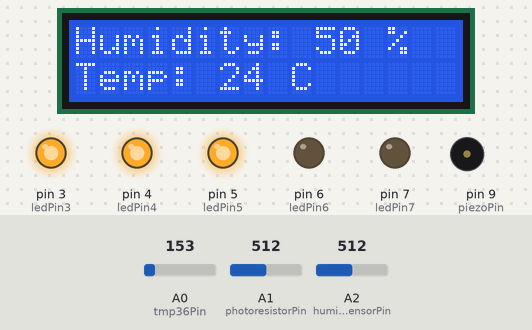
Recording of a sketch running on a simulated Arduino Uno, built with avr-gcc and run on an emulated ATmega328P. On the bench: 16×2 character LCD, output pins drawn as LEDs (lit = HIGH), buzzer (waves = sounding, pin HIGH). The test bench sets the inputs (shaded band); at power-on: A1 (photoresistorPin) = 512, A0 (tmp36Pin) = 153, A2 (humiditySensorPin) = 512.

Above: at 1.2 s.
1.3 s: A1 (photoresistorPin) set to 664
13.6 s: A1 (photoresistorPin) set to 689
At 14.4 s:
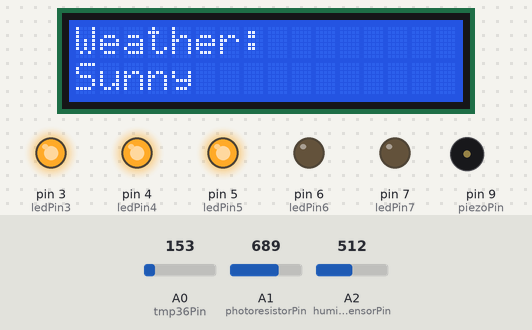
25.7 s: A0 (tmp36Pin) set to 173
At 33.6 s:
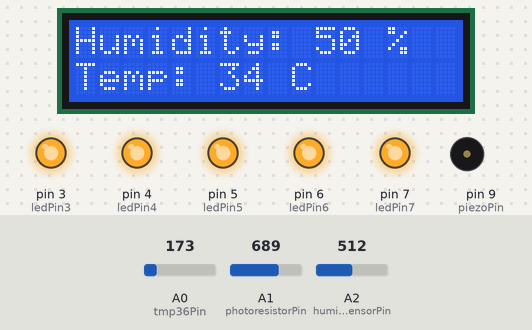
37.7 s: A0 (tmp36Pin) set to 193
At 40.6 s:
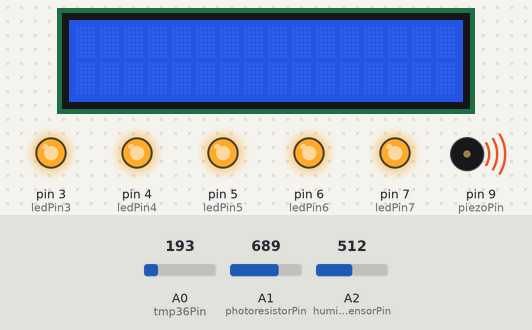
51.5 s: A0 (tmp36Pin) set to 165
At 56.1 s:
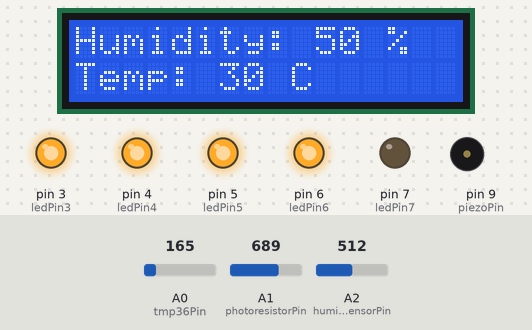
64.8 s: A0 (tmp36Pin) set to 133
At 68.4 s:
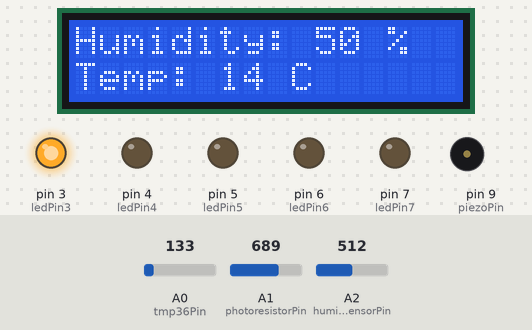
Timing chart, 0 to 69.9 s (numbered marks = the images above; inputs shaded):
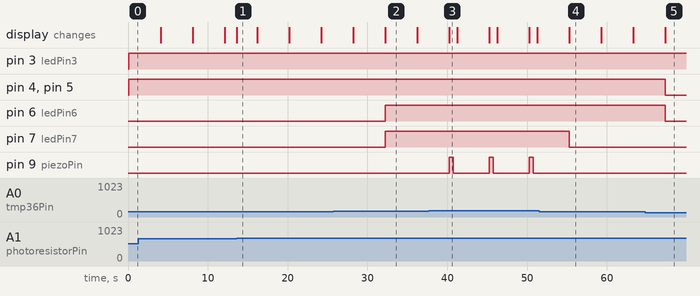

The sketch:

weather_station.ino
```cpp
#include <LiquidCrystal.h>

// RS, E, DB4, DB5, DB6, DB7
LiquidCrystal lcd(8, 2, 10, 11, 12, 13);

const int ledPin3 = 3;
const int ledPin4 = 4;
const int ledPin5 = 5;
const int ledPin6 = 6;
const int ledPin7 = 7;
const int piezoPin = 9;
const int tmp36Pin = A0;
const int photoresistorPin = A1;
const int humiditySensorPin = A2;

int sensorValue;
int sensorLow = 1023;
int sensorHigh = 0;
int photoresistorValue = 0;
int humiditySensorValue = 0;
int humidityPercent = 0;

void setup() {
  Serial.begin(9600);
  pinMode(ledPin3, OUTPUT);
  pinMode(ledPin4, OUTPUT);
  pinMode(ledPin5, OUTPUT);
  pinMode(ledPin6, OUTPUT);
  pinMode(ledPin7, OUTPUT);
  pinMode(piezoPin, OUTPUT);

  lcd.begin(16,2);
}

void loop() {
  float celsius = (analogRead(tmp36Pin) / 1024.0) * 500.0 - 50.0;
  int ledValue = int(celsius);

  photoresistorValue = analogRead(photoresistorPin);
  humiditySensorValue = analogRead(humiditySensorPin);
  humidityPercent = map(humiditySensorValue, sensorHigh, sensorLow, 0, 100);

  if (ledValue < 15){
    digitalWrite(ledPin7, LOW);
    digitalWrite(ledPin6, LOW);
    digitalWrite(ledPin5, LOW);
    digitalWrite(ledPin4, LOW);
    digitalWrite(ledPin3, HIGH);
  }else if (ledValue >= 15 && ledValue < 23){
    digitalWrite(ledPin7, LOW);
    digitalWrite(ledPin6, LOW);
    digitalWrite(ledPin5, LOW);
    digitalWrite(ledPin4, HIGH);
    digitalWrite(ledPin3, HIGH);
  }else if (ledValue >= 23 && ledValue < 28){
    digitalWrite(ledPin7, LOW);
    digitalWrite(ledPin6, LOW);
    digitalWrite(ledPin5, HIGH);
    digitalWrite(ledPin4, HIGH);
    digitalWrite(ledPin3, HIGH);
  }
  else if (ledValue >= 28 && ledValue < 33){
    digitalWrite(ledPin7, LOW);
    digitalWrite(ledPin6, HIGH);
    digitalWrite(ledPin5, HIGH);
    digitalWrite(ledPin4, HIGH);
    digitalWrite(ledPin3, HIGH);
  }
  else{
    digitalWrite(ledPin7, HIGH);
    digitalWrite(ledPin6, HIGH);
    digitalWrite(ledPin5, HIGH);
    digitalWrite(ledPin4, HIGH);
    digitalWrite(ledPin3, HIGH);
  }

  if (ledValue > 38) { // hőmérséklet küszöbértéke
    digitalWrite(piezoPin, HIGH);
    delay(500);
    digitalWrite(piezoPin, LOW);
    delay(500);
  }

  lcd.setCursor(0, 0);
  lcd.print("Humidity: ");
  lcd.print(humidityPercent);
  lcd.print(" %     ");

  lcd.setCursor(0, 1);
  lcd.print("Temp: ");
  lcd.print(ledValue);
  lcd.print(" C  ");

  delay(4000); // várakozás 4 másodpercig
  int startTime = millis(); // elmentjük az indulási időt

  while (millis() - startTime < 4000) { // amíg nem telik el a 4 másodperc
    int photoresistorValue = analogRead(photoresistorPin);
    int mappedPhotoresistorValue = map(photoresistorValue, 0, 1023, 0, 255); // átalakítjuk a 0-1023-as értéket 0-255-ös skálára
    lcd.clear();
    lcd.setCursor(0, 0);
    lcd.print("Weather:");
    if (mappedPhotoresistorValue < 85) {
      lcd.setCursor(0, 1);
      lcd.print("Cloudy");
    } else if (mappedPhotoresistorValue >= 85 && mappedPhotoresistorValue < 170) {
      lcd.setCursor(0, 1);
      lcd.print("Scattered clouds");
    } else {
      lcd.setCursor(0, 1);
      lcd.print("Sunny");
    }
    delay(500); // várakozás fél másodpercig, hogy ne frissüljön túl gyorsan
  }
  lcd.clear(); // töröljük a kijelzőt
}
```

Measured:
- the behaviour switches between 681 and 682 on A1 (photoresistorPin) (found by bisection; images 0 and 1)
- the behaviour switches between 182 and 183 on A0 (tmp36Pin) (found by bisection; images 2 and 3)
- after the input at 13.6 s, the display: changes at once (image 1)
- after the input at 25.7 s, pin 6 (ledPin6), pin 7 (ledPin7): LOW → HIGH after 6.5 s
- after the input at 37.7 s, pin 9 (piezoPin): alternates HIGH for 0.50 s and LOW for 4.5 s, starting after 2.6 s
- after the input at 51.5 s, pin 7 (ledPin7): HIGH → LOW after 3.8 s; pin 9 (piezoPin): stops changing and stays LOW; the display: first differs from a run without the input after 3.8 s (image 4)
- after the input at 64.8 s, pin 4 (ledPin4), pin 5 (ledPin5), pin 6 (ledPin6): HIGH → LOW after 2.5 s; the display: first differs from a run without the input after 2.5 s (image 5)
